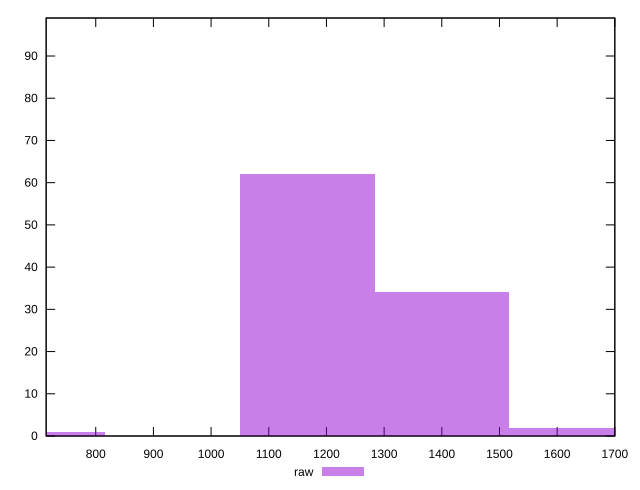

Generate this figure with gnuplot:
reset

$raw <<EOF
700.1623459424842 1
1400.3246918849684 34
1166.9372432374737 62
1633.712140532463 2
EOF

set key outside below
set boxwidth 233.38744864749472
set xrange [714:1700]
set yrange [0:99]
set trange [0:99]
set style fill transparent solid 0.5 noborder
set terminal svg size 640, 490 enhanced background rgb 'white'
set output "reports/report_00027_2021-02-24T12-40-31.850Z/uses-rel-preload/samples/card/raw/histogram.svg"

plot $raw title "raw" with boxes

reset
